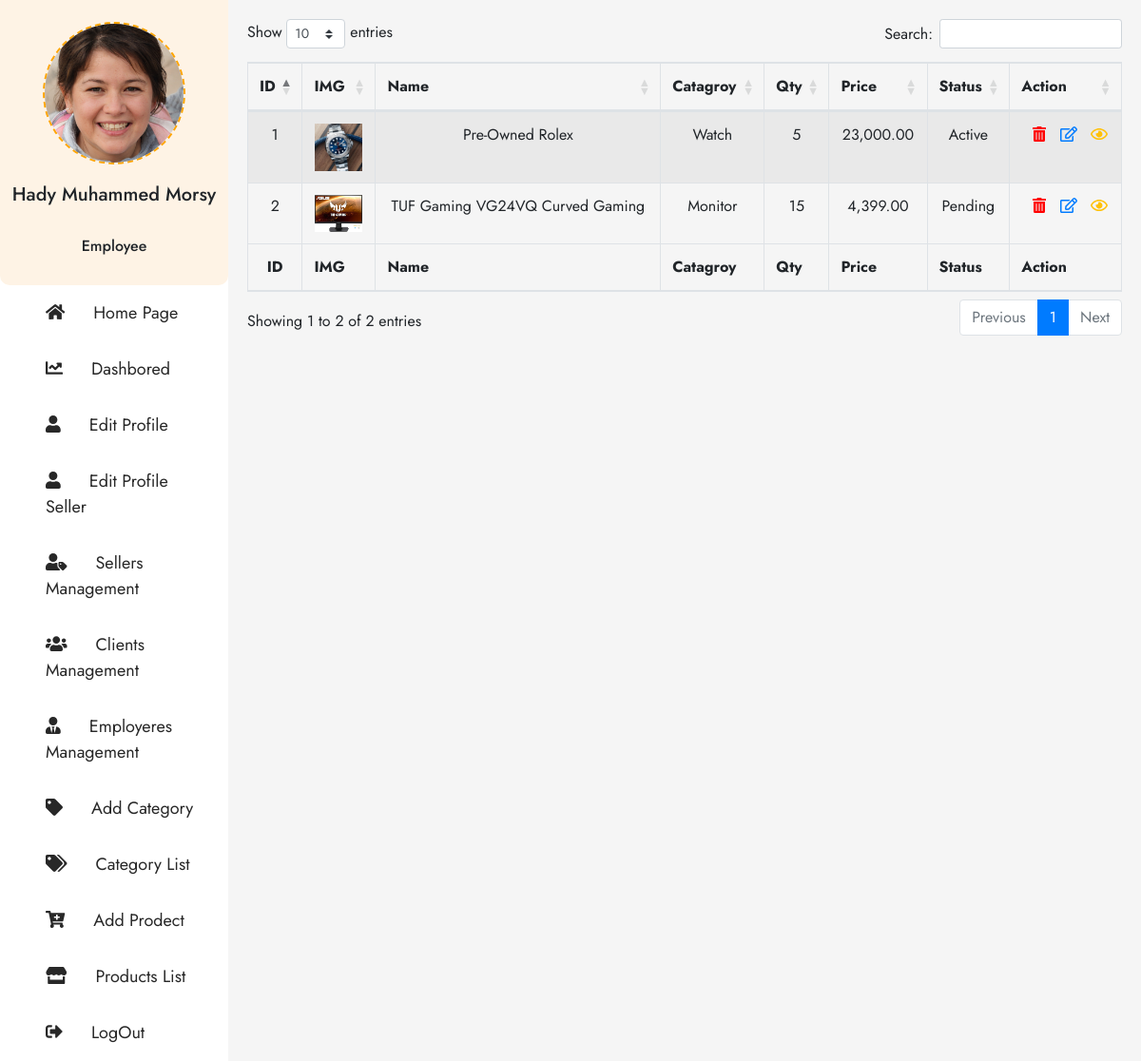
Page /Products-List.php (signed in) on the committed database.
### tables this page shows
CREATE TABLE `ha_products` (
  `HA_P_ID` bigint(20) UNSIGNED NOT NULL,
  `HA_P_Name` varchar(255) NOT NULL,
  `HA_P_Price` varchar(255) NOT NULL,
  `HA_P_Description` text NOT NULL,
  `HA_P_Category_ID` varchar(255) NOT NULL,
  `HA_P_Qty` varchar(255) NOT NULL,
  `HA_P_Alert_Qty` varchar(255) NOT NULL,
  `HA_P_Brand` varchar(255) NOT NULL,
  `HA_P_Available_From_Date` varchar(255) NOT NULL,
  `HA_P_Date_Created` varchar(255) NOT NULL,
  `HA_P_Time_Created` varchar(255) NOT NULL,
  `HA_P_User_ID_Created` varchar(255) NOT NULL,
  `HA_P_Status` varchar(255) NOT NULL
);

CREATE TABLE `ha_category_list` (
  `HA_C_L_ID` bigint(20) UNSIGNED NOT NULL,
  `HA_C_L_Category_Name` varchar(255) NOT NULL,
  `HA_C_L_Parent_ID` varchar(255) NOT NULL,
  `HA_C_L_Status` varchar(255) NOT NULL,
  `HA_C_L_Count_Products` varchar(255) NOT NULL,
  `HA_C_L_Count_Sales` varchar(255) NOT NULL,
  `HA_C_L_Count_Returns` varchar(255) NOT NULL,
  `HA_C_L_Date_Created` varchar(255) NOT NULL,
  `HA_C_L_Time_Created` varchar(255) NOT NULL,
  `HA_C_L_User_ID_Created` varchar(255) NOT NULL
);

### Datebase/DB_Products_List.php (called while the page is built, shortened)
<?php
    $SQL_Products_List = 'SELECT * FROM ha_products WHERE HA_P_Status = "Active" OR HA_P_Status = "Pending" ORDER BY HA_P_ID DESC ';
    $Result_Products_List = mysqli_query($Connection,$SQL_Products_List);
    $Count_Products_List  = mysqli_num_rows($Result_Products_List);
?>

### Website-Structure/Products-List-Body.php (the view, shortened to what this page needs)
<div class="right-All-Clients Dasbored-content">
<table id="example" class="table table-striped table-bordered" style="width:100%;text-align: center;">
        <thead >
            <tr>
                <th>ID</th>
                <th>IMG</th>
                <th>Name</th>
                <th>Catagroy</th>
                <th>Qty</th>
                <th>Price</th>
                <th>Status</th>
                <th>Action</th>
            </tr>
        </thead>
        <tbody>
                <?php
                    if ($Count_Products_List > 0) {
                        while ($Rows = mysqli_fetch_array($Result_Products_List)) {
                            $SQL_Get_Category_Name = 'SELECT HA_C_L_Category_Name FROM ha_category_list WHERE HA_C_L_ID = "'.$Rows['HA_P_Category_ID'].'"';
                            $Result_Get_Category_Name = mysqli_query($Connection,$SQL_Get_Category_Name);
                            $Row_Get_Category_Name  = mysqli_fetch_array($Result_Get_Category_Name, MYSQLI_ASSOC);
                            $Path_Folder_Cover = 'IMG/Imges-Products/P_ID-'.$Rows['HA_P_ID'].'/P_ID-'.$Rows['HA_P_ID'].'-Cover';
                            $Cover_Img = scandir($Path_Folder_Cover);
                            echo '
                                <tr class="t-body">
                                    <td>'.$Rows['HA_P_ID'].'</td>
                                    <td><img src="'.$Path_Folder_Cover . '/' . $Cover_Img[2] . '" alt="Img" style="width:50px"/></td>
                                    <td>'.$Rows['HA_P_Name'].'</td>
                                    <td>'.$Row_Get_Category_Name['HA_C_L_Category_Name'].'</td>
                                    <td>'.$Rows['HA_P_Qty'].'</td>
                                    <td>'. number_format($Rows['HA_P_Price'] , 2).'</td>
                                    <td>'.$Rows['HA_P_Status'].'</td>
                                    <td class="last-Action">
                                        <a href="#" class="Trash" data-clients =".Delete-clients"> <i class="fas fa-trash-alt"></i> </a>
                                        <a href="#" class="Edit"  data-clients =".Edit-clients"> <i class="far fa-edit"></i> </a>
                                        <a href="#" class="View"  data-clients =".View-clients"> <i class="far fa-eye"></i> </a>
                                    </td>
                                </tr>
                            ';
                        }
                    }
                ?>
        </tbody>
        <tfoot>
            <tr>
                <th>ID</th>
                <th>IMG</th>
                <th>Name</th>
                <th>Catagroy</th>
                <th>Qty</th>
                <th>Price</th>
                <th>Status</th>
                <th>Action</th>
            </tr>
        </tfoot>
    </table>
</div>

### Products-List.php (shortened to what this page needs)
<?php
    include('Datebase/Config.php');
    include('Datebase/DB_Products_List.php');
?>
<!DOCTYPE html>
<html lang="en">
<?php
    include ('Website-Structure/Header-Elemnts.php') ;
?>
    <link rel="stylesheet" href="https://cdnjs.cloudflare.com/ajax/libs/twitter-bootstrap/4.5.2/css/bootstrap.css">
    <link rel="stylesheet" href="https://cdn.datatables.net/1.11.2/css/dataTables.bootstrap4.min.css">
    <link rel="stylesheet" href="Framework/Fontawsome/css/all.css">
    <link rel="stylesheet" href="Font's/Kufi/Kufi-Font.css">
    <link rel="stylesheet" href="CSS-Files/H_A.css">
<body>
<div class="container-hady">
    <?php include ("Website-Structure/Dashbored-header.php"); ?>
    <?php include ("./Website-Structure/Products-List-Body.php"); ?>
</div>
</body>
</html>

### Website-Structure/Header-Elemnts.php (shortened to what this page needs)
<head>
</head>

### Website-Structure/Dashbored-header.php (shortened to what this page needs)
<aside>
    <div class="image-useres">
        <div class="image-user-content">
            <?php echo '<img src = "IMG/User-Profile-Picture/[User-ID='.$_SESSION['HA_U_ID'].']/image.jpg" alt="emp_default.jpg"/>';?>
        </div>
        <?php echo '<h5>'.$_SESSION['User_First_Three_Names'].'</h5>';?>
        <?php echo '<br><h6>'.$_SESSION['HA_U_User_Type'].'</h6>';?>
    </div>
    <ul class="list-of-dashbored">
        <li><a href="index.php" class="Projects"><i class="fas fa-home"></i>Home Page</a></li>
        <li><a href="Admin-system.php" class="Dashbored"><i class="fas fa-chart-line"></i>Dashbored</a></li>
        <li><a href="Edit-Profile.php" class="Edit-profile"><i class="fas fa-user" class="Edit-profile"></i>Edit Profile</a></li>
        <li><a href="Edit-Profile-seller.php" class="Edit-Seller"><i class="fas fa-user" class="Edit-profile"></i>Edit Profile Seller</a></li>
        <?php
        if ($_SESSION['HA_U_P_Seller_Manager'] == 'Available') {
            echo '<li><a href="Vendor-Seller-Manager.php" class="Projects"><i class="fas fa-user-tag"></i>Sellers Management</a></li>';
        }
        ?>
        <?php
        if ($_SESSION['HA_U_P_Clients_Manager'] == 'Available') {
            echo '<li><a href="Vendor-Clients-Manager.php" class="Clients"><i class="fas fa-users"></i>Clients Management</a></li>';
        }
        ?>
        <?php
        if ($_SESSION['HA_U_P_Employee_Manager'] == 'Available') {
            echo '<li><a href="Vendor-Employee-Manager.php" class="Employeres"><i class="fas  fa-user-tie"></i>Employeres Management</a></li>';
        }
        ?>
        <?php
        if ($_SESSION['HA_U_P_Category_Manager'] == 'Available') {
            echo '<li><a href="Add-Category.php" class="Add Catogry"><i class="fas fa-tag"></i>Add Category</a></li>';
        }
        ?>
        <?php
        if ($_SESSION['HA_U_P_Category_List'] == 'Available') {
            echo '<li><a href="Category-List.php" class="All-Catagry"><i class="fas fa-tags"></i>Category List</a></li>';
        }
        ?>
        <?php
        if ($_SESSION['HA_U_P_Add_Product'] == 'Available') {
            echo '<li><a href="Add-Product.php" class="Add Project"><i class="fas fa-cart-plus"></i>Add Prodect</a></li>';
        }
        ?>
        <?php
        if ($_SESSION['HA_U_P_Products_List'] == 'Available') {
            echo '<li><a href="Products-List.php" class="All-Products"><i class="fas fa-store"></i>Products List</a></li>';
        }
        ?>
        <li><a href="Logout.php" class="Add LogOut"><i class="fas fa-sign-out-alt"></i>LogOut</a></li>
    </ul>
</aside>

### CSS-Files/H_A.css (style rules this page uses)
body { font-family: 'Jost', sans-serif; font-weight: 400; }
.Trash { color: red; }
.View { color: #FFC107; }
.container-hady { width: 100%; height: 100%; display: flex; background-color: #f3f7fd; }
.container-hady aside { flex-basis: 20%; background-color: #fff; display: flex; flex-direction: column; }
.container-hady aside .image-useres { width: 100%; background-color: #fef3e5; height: 300px; border-bottom-left-radius: 10px; border-bottom-right-radius: 10px; display: flex; justify-content: center; align-items: center; flex-direction: column; }
.container-hady aside .image-useres .image-user-content { width: 150px; height: 150px; border-radius: 50%; border: 2px dashed orange; position: relative; margin-bottom: 20px; }
.container-hady aside .image-useres .image-user-content img { width: 100%; height: 100%; vertical-align: middle; position: absolute; border-radius: 50%; }
.container-hady aside ul { display: flex; margin: 0; padding: 0; }
.container-hady aside .list-of-dashbored { list-style: none; display: flex; flex-direction: column; width: 100%; }
.container-hady aside .list-of-dashbored li { padding: 1rem 1rem 1rem 3rem; }
.container-hady aside .list-of-dashbored li a { text-decoration: none; color: #282828; font-size: 18px; }
.container-hady aside .list-of-dashbored li a svg { margin-right: 30px; }
.container-hady .right-All-Clients { flex-basis: 80%; background-color: #f5f5f5; padding: 20px; }
.t-body td:first-child { text-align: center; }
tfoot tr th:first-child { text-align: center; }
.t-body td a { margin-left: 10px; }

### rows in the picture
ha_products: HA_P_ID "2", shows a picture, HA_P_Name "TUF Gaming VG24VQ Curved Gaming", ha_category_list.HA_C_L_Category_Name "Monitor", HA_P_Qty "15", HA_P_Price "4,399.00", HA_P_Status "Pending"
ha_products: HA_P_ID "1", shows a picture, HA_P_Name "Pre-Owned Rolex", ha_category_list.HA_C_L_Category_Name "Watch", HA_P_Qty "5", HA_P_Price "23,000.00", HA_P_Status "Active"

### other values in the picture
$_SESSION['User_First_Three_Names'] "Hady Muhammed Morsy"
$_SESSION['HA_U_User_Type'] "Employee"
